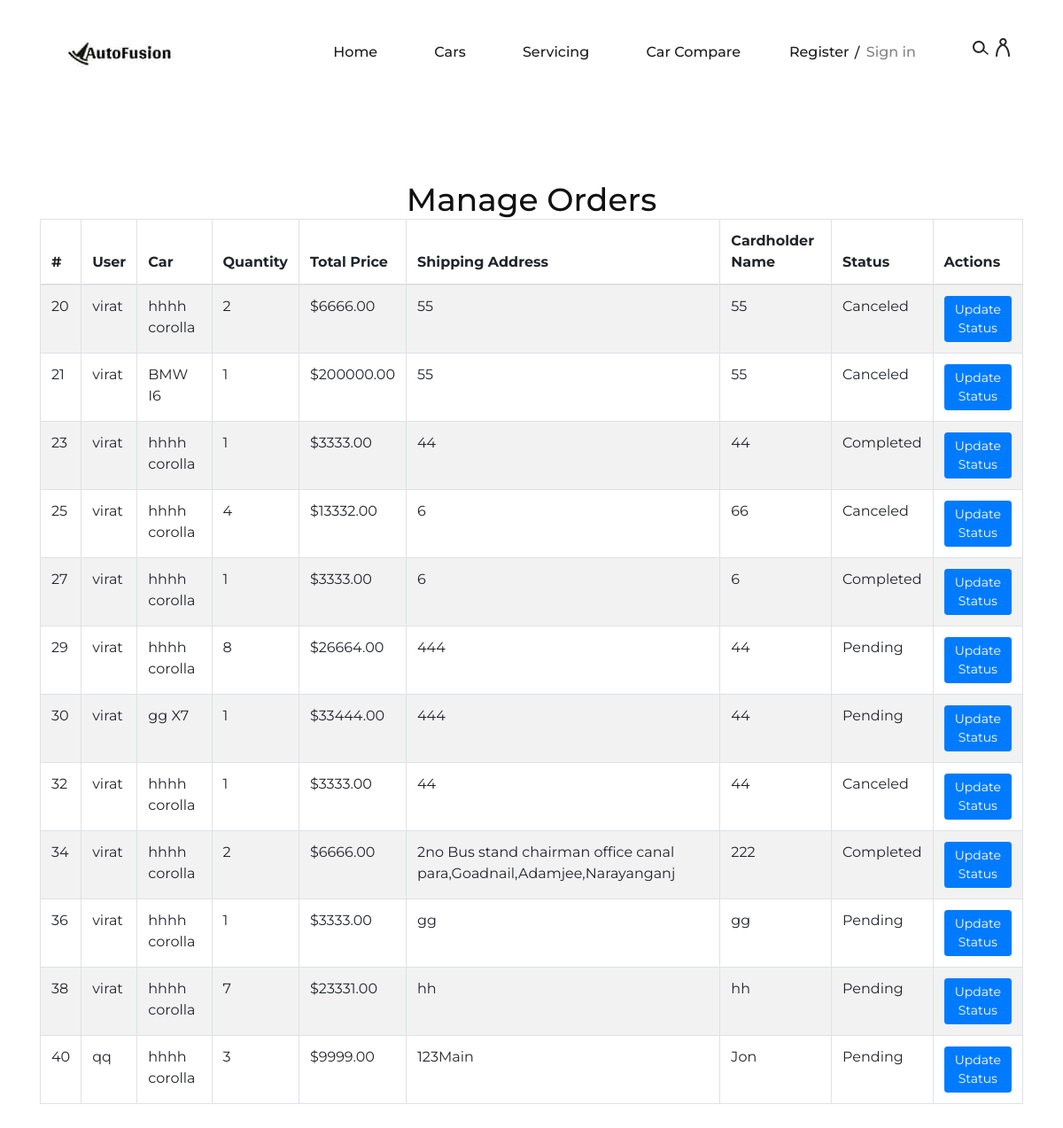
/manage-orders/, run on the app's committed database.
### base/models.py (models this page shows, shortened)
class Order(models.Model):
    PENDING = 'Pending'
    COMPLETED = 'Completed'
    CANCELED = 'Canceled'
    ORDER_STATUS_CHOICES = [
        (PENDING, 'Pending'),
        (COMPLETED, 'Completed'),
        (CANCELED, 'Canceled'),
    ]
    user = models.ForeignKey(settings.AUTH_USER_MODEL, on_delete=models.CASCADE)
    shipping_address = models.CharField(max_length=255, null=True, blank=True)
    card_number = models.CharField(max_length=16, null=True, blank=True)
    card_expiry = models.CharField(max_length=5, null=True, blank=True)
    card_cvv = models.CharField(max_length=3, null=True, blank=True)
    cardholder_name = models.CharField(max_length=100, null=True, blank=True)
    status = models.CharField(max_length=20, choices=ORDER_STATUS_CHOICES, default=PENDING)
    car = models.ForeignKey('Car', on_delete=models.CASCADE, null=True)
    quantity = models.PositiveIntegerField(default=0)
    total_price = models.DecimalField(max_digits=10, decimal_places=2, default=0.0)

class Car(models.Model):
    make = models.CharField(max_length=50)
    model = models.CharField(max_length=50)
    year = models.PositiveIntegerField()
    price = models.DecimalField(max_digits=10, decimal_places=2)
    image = models.ImageField(upload_to="car_images/")
    description = models.TextField(blank=True, null=True)
    quantity = models.PositiveIntegerField(default=0)

### user_account/models.py (models this page shows)
class User(AbstractBaseUser, PermissionsMixin):
    username = models.CharField(
        max_length=150,
        validators=[UnicodeUsernameValidator, ],
        unique=True
    )
    email = models.EmailField(
        max_length=150,
        unique=True
    )
    is_staff = models.BooleanField(default=False)
    is_superuser = models.BooleanField(default=False)
    is_active = models.BooleanField(default=True)
    date_joined = models.DateTimeField(auto_now_add=True)
    objects = UserManager()
    USERNAME_FIELD = "username"
    REQUIRED_FIELDS = ["email", ]
    class Meta:
        ordering = ['-date_joined']

### base/views.py (the view)
# urls.py: path('manage-orders/', views.manage_orders, name='manage-orders'),
def manage_orders(request):
    orders = Order.objects.all()
    context = {
        'orders': orders,
    }
    return render(request, 'cars/manage_orders.html', context)

### templates/cars/manage_orders.html (shortened to what this page needs)
{% extends 'base.html' %}
{% block content %}
<section class="manage-orders spad">
  <div class="container">
    <h2 class="text-center">Manage Orders</h2>
    <div class="table-responsive">
      <table class="table table-striped table-bordered">
        <thead>
          <tr>
            <th>#</th>
            <th>User</th>
            <th>Car</th>
            <th>Quantity</th>
            <th>Total Price</th>
            <th>Shipping Address</th>
            <th>Cardholder Name</th>
            <th>Status</th>
            <th>Actions</th>
          </tr>
        </thead>
        <tbody>
          {% for order in orders %}
            {% if order.quantity > 0 %}
              <tr>
                <td>{{ order.id }}</td>
                <td>{{ order.user.username }}</td>
                <td>{{ order.car.make }} {{ order.car.model }}</td>
                <td>{{ order.quantity }}</td>
                <td>${{ order.total_price }}</td>
                <td>{{ order.shipping_address }}</td>
                <td>{{ order.cardholder_name }}</td>
                <td>{{ order.status }}</td>
                <td>
                  <a href="{% url 'update-order-status' order.id %}" class="btn btn-sm btn-primary">Update Status</a>
                </td>
              </tr>
            {% endif %}
          {% empty %}
          <tr>
            <td colspan="9" class="text-center">No orders available.</td>
          </tr>
          {% endfor %}
        </tbody>
      </table>
    </div>
  </div>
</section>
{% endblock content %}

### static/css/style.css (style rules this page uses)
html, body { height: 100%; font-family: "Montserrat", sans-serif; -webkit-font-smoothing: antialiased; font-smoothing: antialiased; background: none; }
h1, h2, h3, h4, h5, h6 { margin: 0; color: #111111; font-weight: 500; font-family: "Montserrat", sans-serif; }
h2 { font-size: 36px; }
.spad { padding-top: 100px; padding-bottom: 100px; }

### data on the page
Order: id "20", user.username "virat", car.make "hhhh", car.model "corolla", quantity "2", total_price "6666.00", shipping_address "55", cardholder_name "55", status "Canceled"
Order: id "21", user.username "virat", car.make "BMW", car.model "I6", quantity "1", total_price "200000.00", shipping_address "55", cardholder_name "55", status "Canceled"
Order: id "23", user.username "virat", car.make "hhhh", car.model "corolla", quantity "1", total_price "3333.00", shipping_address "44", cardholder_name "44", status "Completed"
Order: id "25", user.username "virat", car.make "hhhh", car.model "corolla", quantity "4", total_price "13332.00", shipping_address "6", cardholder_name "66", status "Canceled"
Order: id "27", user.username "virat", car.make "hhhh", car.model "corolla", quantity "1", total_price "3333.00", shipping_address "6", cardholder_name "6", status "Completed"
Order: id "29", user.username "virat", car.make "hhhh", car.model "corolla", quantity "8", total_price "26664.00", shipping_address "444", cardholder_name "44", status "Pending"
Order: id "30", user.username "virat", car.make "gg", car.model "X7", quantity "1", total_price "33444.00", shipping_address "444", cardholder_name "44", status "Pending"
Order: id "32", user.username "virat", car.make "hhhh", car.model "corolla", quantity "1", total_price "3333.00", shipping_address "44", cardholder_name "44", status "Canceled"
Order: id "34", user.username "virat", car.make "hhhh", car.model "corolla", quantity "2", total_price "6666.00", shipping_address "2no Bus stand chairman office canal para,Goadnail,Adamjee,Narayanganj", cardholder_name "222", status "Completed"
Order: id "36", user.username "virat", car.make "hhhh", car.model "corolla", quantity "1", total_price "3333.00", shipping_address "gg", cardholder_name "gg", status "Pending"
Order: id "38", user.username "virat", car.make "hhhh", car.model "corolla", quantity "7", total_price "23331.00", shipping_address "hh", cardholder_name "hh", status "Pending"
Order: id "40", user.username "qq", car.make "hhhh", car.model "corolla", quantity "3", total_price "9999.00", shipping_address "123Main", cardholder_name "Jon", status "Pending"
